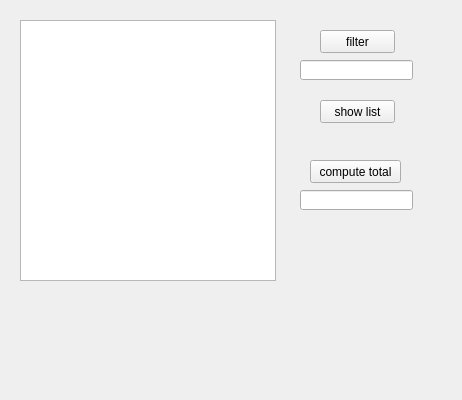
<?xml version="1.0" encoding="UTF-8"?>
<ui version="4.0">
 <class>WeatherClass</class>
 <widget class="QWidget" name="WeatherClass">
  <property name="geometry">
   <rect>
    <x>0</x>
    <y>0</y>
    <width>462</width>
    <height>400</height>
   </rect>
  </property>
  <property name="windowTitle">
   <string>Weather</string>
  </property>
  <widget class="QListWidget" name="listWidget">
   <property name="geometry">
    <rect>
     <x>20</x>
     <y>20</y>
     <width>256</width>
     <height>261</height>
    </rect>
   </property>
  </widget>
  <widget class="QPushButton" name="filterButton">
   <property name="geometry">
    <rect>
     <x>320</x>
     <y>30</y>
     <width>75</width>
     <height>23</height>
    </rect>
   </property>
   <property name="text">
    <string>filter</string>
   </property>
  </widget>
  <widget class="QLineEdit" name="filterLineEdit">
   <property name="geometry">
    <rect>
     <x>300</x>
     <y>60</y>
     <width>113</width>
     <height>20</height>
    </rect>
   </property>
   <property name="text">
    <string/>
   </property>
  </widget>
  <widget class="QPushButton" name="list">
   <property name="geometry">
    <rect>
     <x>320</x>
     <y>100</y>
     <width>75</width>
     <height>23</height>
    </rect>
   </property>
   <property name="text">
    <string>show list</string>
   </property>
  </widget>
  <widget class="QPushButton" name="computeTotalButton">
   <property name="geometry">
    <rect>
     <x>310</x>
     <y>160</y>
     <width>91</width>
     <height>23</height>
    </rect>
   </property>
   <property name="text">
    <string>compute total</string>
   </property>
  </widget>
  <widget class="QLineEdit" name="totalLineEdit">
   <property name="geometry">
    <rect>
     <x>300</x>
     <y>190</y>
     <width>113</width>
     <height>20</height>
    </rect>
   </property>
  </widget>
 </widget>
 <layoutdefault spacing="6" margin="11"/>
 <resources>
  <include location="weather.qrc"/>
 </resources>
 <connections/>
</ui>
